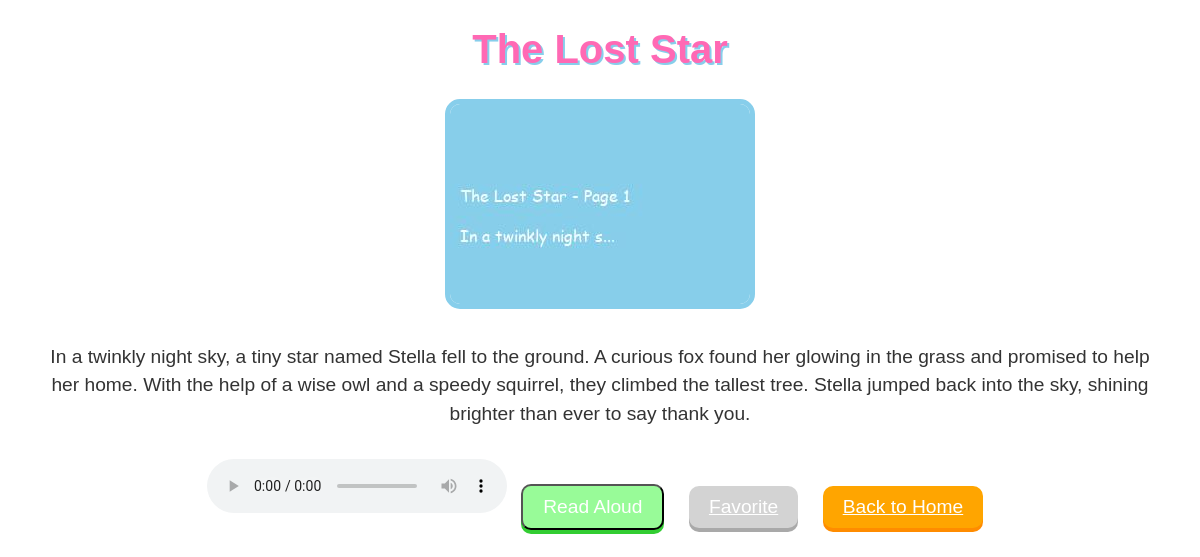
The app's page /stories/3/ with its own data.
### stories/models.py (models this page shows, shortened)
class Story(models.Model):
    title = models.CharField(max_length=100)
    content = models.TextField()
    image = models.ImageField(upload_to='story_images/', blank=True, null=True)
    created_at = models.DateTimeField(auto_now_add=True)
    is_favorite = models.BooleanField(default=False)

### stories/views.py (the view)
# urls.py: path('<int:story_id>/', views.story_detail, name='story_detail'),
def story_detail(request, story_id):
    story = Story.objects.get(id=story_id)
    audio_path = f"media/audio/{story_id}.mp3"
    if not os.path.exists(audio_path):
        engine = pyttsx3.init()
        engine.setProperty('rate', 110)
        engine.setProperty('volume', 0.9)
        voices = [
            'HKEY_LOCAL_MACHINE\SOFTWARE\Microsoft\Speech\Voices\Tokens\TTS_MS_EN-US_ZIRA_11.0',
            'HKEY_LOCAL_MACHINE\SOFTWARE\Microsoft\Speech\Voices\Tokens\TTS_MS_EN-US_DAVID_11.0'
        ]
        engine.setProperty('voice', random.choice(voices))
        engine.save_to_file(story.content, audio_path)
        engine.runAndWait()
    context = {
        'story': story,
        'audio_url': f"/media/audio/{story_id}.mp3",
    }
    return render(request, 'stories/story_detail.html', context)

### stories/templates/stories/story_detail.html (shortened to what this page needs)
<!DOCTYPE html>
<html>
<head>
</head>
<body>
    <h1>{{ story.title }}</h1>
    {% if story.image %}
        <img id="story-image" src="{{ story.image.url }}" alt="{{ story.title }}">
    {% endif %}
    <p>{{ story.content }}</p>
    <audio id="story-audio" controls>
        <source src="{{ audio_url }}" type="audio/mp3">
    </audio>
    <button class="read-aloud-btn" onclick="playAudio()">Read Aloud</button>
    <a href="{% url 'toggle_favorite' story.id %}" class="favorite-btn">
        {% if story.is_favorite %}Unfavorite{% else %}Favorite{% endif %}
    </a>
    <a href="{% url 'story_list' %}" class="home-btn">Back to Home</a>
</body>
</html>

### records on screen
Story: title "The Lost Star", image (picture), content "In a twinkly night sky, a tiny star named Stella fell to the ground. A curious fox found her glowing in the grass and promised to help her home. With the help of a wise owl and a speedy squirrel, they climbed the tallest tree. Stella jumped back into the sky, shining brighter than ever to say thank you."
